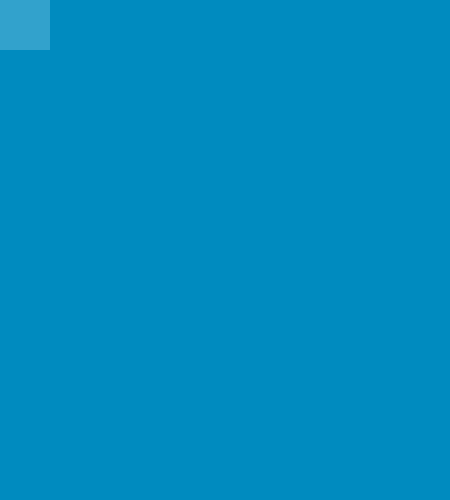
Frame 1 (no input)
Frame 60 (the mouse pressed at the canvas centre just before this capture): identical to frame 1, image omitted
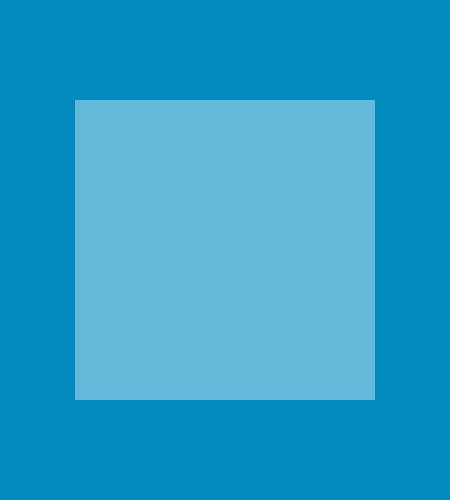
Frame 120 (the mouse held since frame 60 and released just before this capture)

The Processing sketch that drew these frames (run headless with seeded random() and noise(); from frame 60 on, the mouse is pressed at the canvas centre):

// Processing sketch: processing_112504
// ── processing_112504.pde

void setup(){
  size(450,500);
  background(0,139,191);
  rectMode(CENTER); 
}

void draw(){
  background(0,139,191);
  noStroke();
  
  
  if(mousePressed == true){
    fill(255,255,255,100);
    rect(mouseX,mouseY,300,300);
  }else{
    fill(255,255,255,50);
    rect(mouseX,mouseY,100,100);
}
 
}
